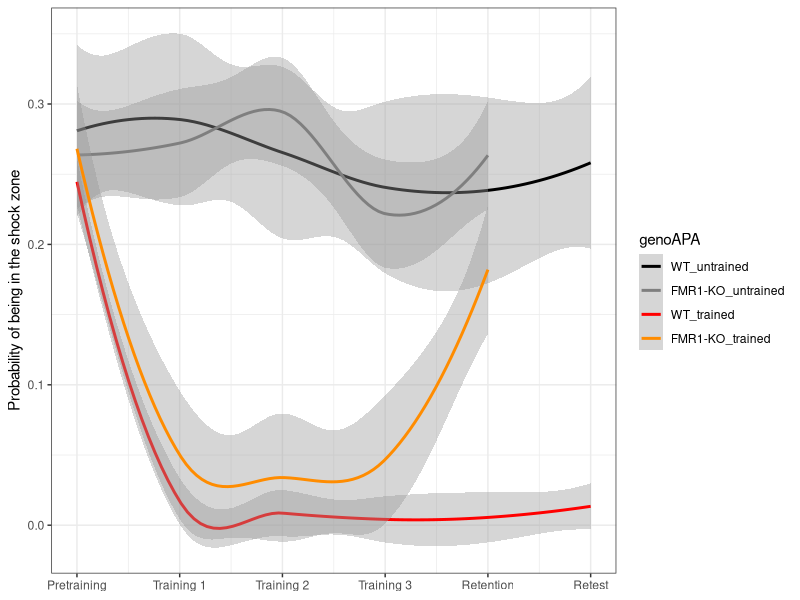
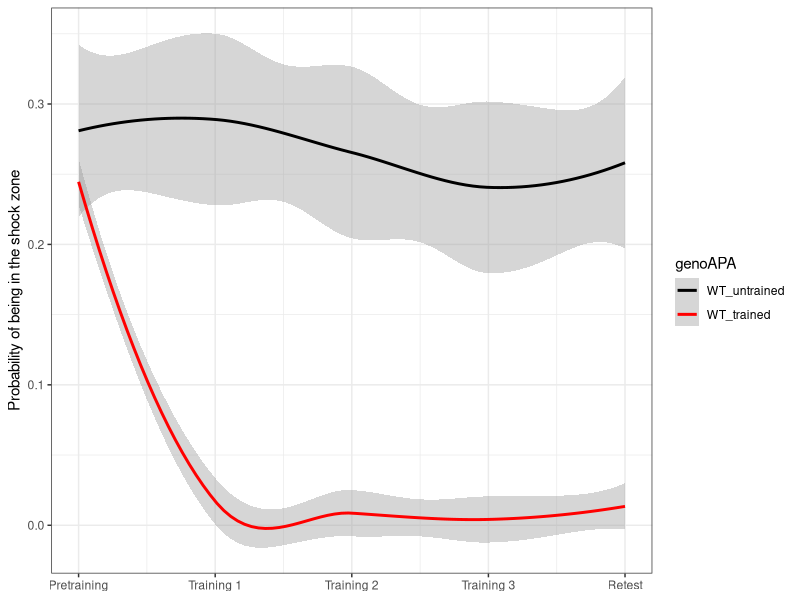
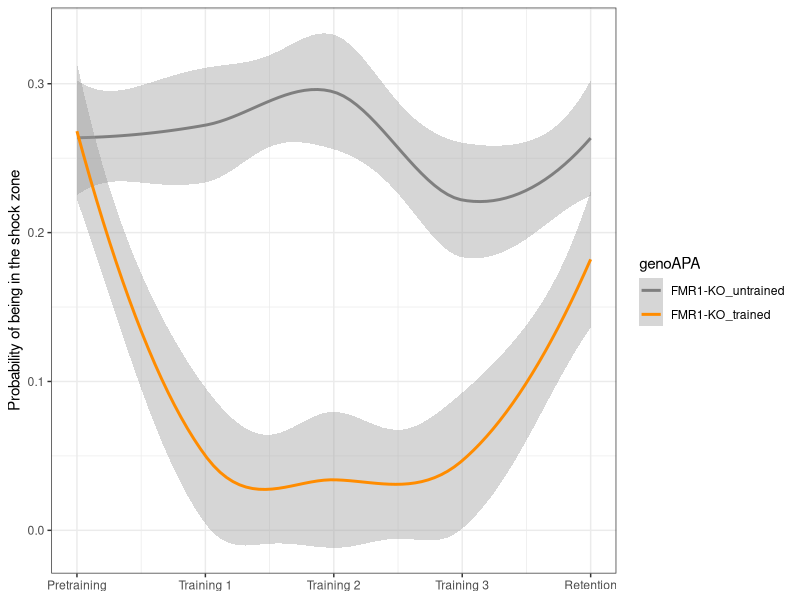
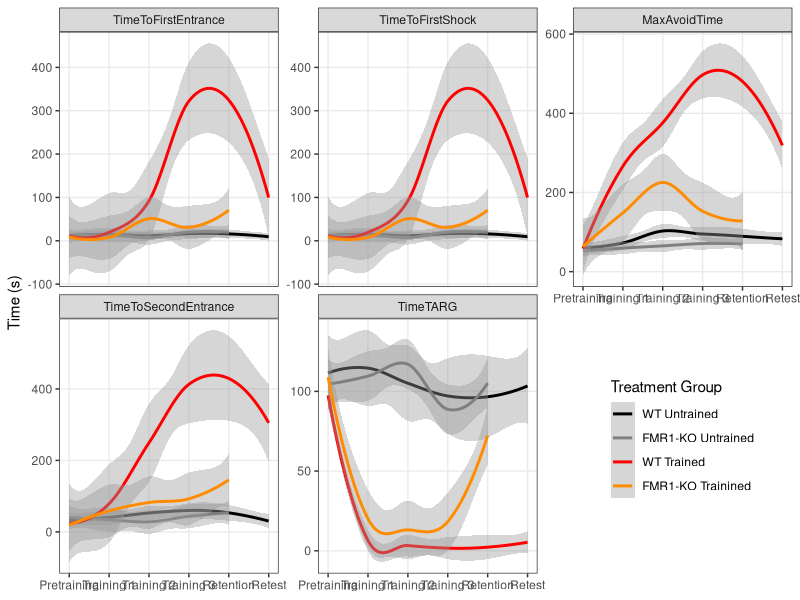
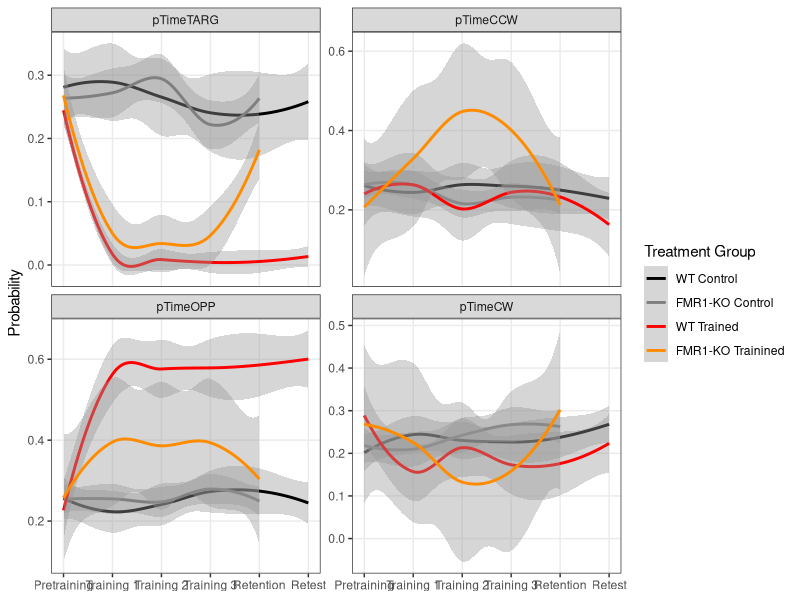
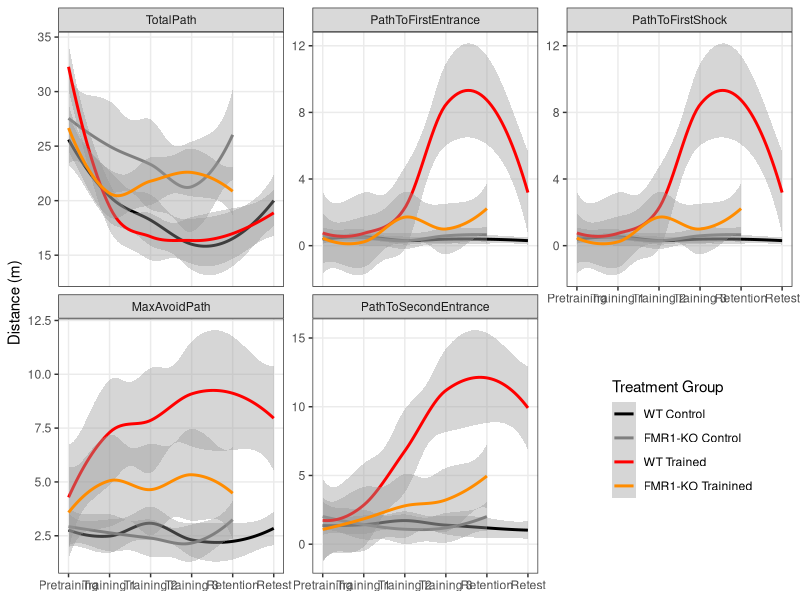
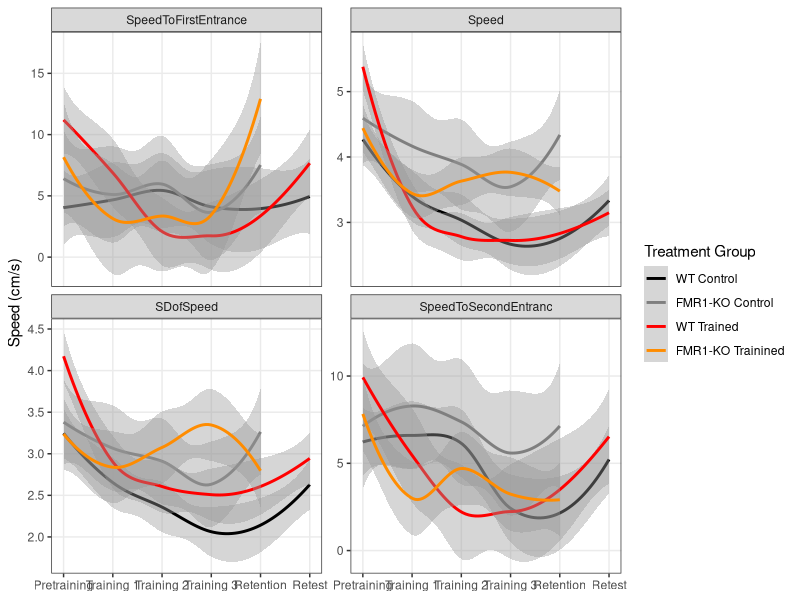

The R script that drew these images, in order: (Note: this script raises an error after producing the figures.)
# Part 1: Reading and analyzing beahvior and physiology data

## load libraries -----
library(dplyr) ## for filtering and selecting rows
library(plyr) ## for renmaing factors
library(ggplot2) ## for awesome plots!
library(reshape2) #@ for melting dataframe
library(ggdendro) ## for dendrograms!!
library(cowplot) ## for easy modification to themes

## wrangle the raw wt and fmr1 dataframes ----

## read the data 
setwd("~/Github/qPCR-mouse/Rayna/2013/data")
wt <- read.csv("01_WTbehavephys.csv", header=TRUE, stringsAsFactors = FALSE, na.strings = c("", "ND", "N/A"))
fmr1 <- read.csv("01_FMR1behavephys.csv", header=TRUE, stringsAsFactors = FALSE, na.strings = c("", "ND", "N/A"))

## fixing columns both fmr1 and wt are as equivilent as possible
wt$filename <- as.character(paste(wt$filename, wt$X, sep="_")) ## mgerge 2 columns 

## delete obsolete columns
wt$X <- NULL 
wt$X.1 <- NULL
fmr1$X <- NULL
wt$next. <- NULL
fmr1$next. <- NULL
fmr1$PopSpike.max........mV. <- NA  ## add column
fmr1$PospSpike.Probability <- NA  ## add column
fmr1 <- fmr1[-c(75:80), ] ## removing rows
names(wt)
names(fmr1)


## create ind column with a animal name that matches qpcr (e.g "FMR1 AB" or "BL 19")
wt$ind <- wt$filename
head(wt$ind)
wt$ind <- gsub("[[:blank:]]*bl", "BL ", wt$ind) ##removed blank space then changes bl1... to BL 1...
wt$ind <- gsub("D[[:print:]]*", "", wt$ind) ## deletes the D (for Day) and everythign thereafter
wt$ind

fmr1$ind <- fmr1$filename
fmr1$ind <- gsub("RoomTrack_", "", fmr1$ind) ##remove RommTrack_"
fmr1$ind <- gsub("fmr1", "FMR1 ", fmr1$ind) ## changes to FMR1
fmr1$ind <- gsub("frm1", "FMR1 ", fmr1$ind) ## because one was typed wrong
fmr1$ind <- gsub("wildtype", "BL ", fmr1$ind) ## that one wildtype sample name
fmr1$ind <- gsub("_[ptr][[:print:]]*", "", fmr1$ind) ##deletes the rest of the filename
fmr1 <- filter(fmr1, !grepl("wildtypeA", filename ))  ## remove the 1 wildtype ind
fmr1$ind



## rename columns
names(wt)[3] <- "TotalTime"
names(wt)[4] <- "TotalPath"
names(wt)[5] <- "Entrances"
names(wt)[6] <- "TimeToFirstEntrance"
names(wt)[7] <- "PathToFirstEntrance"
names(wt)[8] <- "SpeedToFirstEntrance"
names(wt)[9] <- "EntrancePerDistance"
names(wt)[10] <- "TotalShocks"
names(wt)[11] <- "TimeToFirstShock"
names(wt)[12] <- "PathToFirstShock"
names(wt)[13] <- "Speed"
names(wt)[14] <- "SDofSpeed"
names(wt)[15] <- "LineArity"
names(wt)[16] <- "MaxAvoidTime"
names(wt)[17] <- "MaxAvoidPath"
names(wt)[18] <- "TimeToSecondEntrance"
names(wt)[19] <- "PathToSecondEntrance"
names(wt)[20] <- "SpeedToSecondEntranc"
names(wt)[21] <- "TimeTARG"
names(wt)[22] <- "pTimeTARG"
names(wt)[23] <- "pTimeCCW"
names(wt)[24] <- "pTimeOPP"
names(wt)[25] <- "pTimeCW"
names(wt)[26] <- "RayleigLength"
names(wt)[27] <- "RayleigAngle"
names(wt)[28] <- "PolarAveVal"
names(wt)[29] <- "PolarSdVal"
names(wt)[30] <- "PolarMinVal"
names(wt)[31] <- "PolarMinBin"
names(wt)[32] <- "MinLoBin"
names(wt)[33] <- "MinHiBin"
names(wt)[34] <- "PolarMaxVal"
names(wt)[35] <- "PolarMaxBin"
names(wt)[36] <- "MaxLoBin"
names(wt)[37] <- "MaxHiBin"
names(wt)[38] <- "AnnularMinVal"
names(wt)[39] <- "AnnularMinBin"
names(wt)[40] <- "AnnularMaxVal"
names(wt)[41] <- "AnnularMaxBin"
names(wt)[42] <- "AnnularAvg"
names(wt)[43] <- "AnnularSD"
names(wt)[44] <- "AnnularSkewnes"
names(wt)[45] <- "AnnularKurtosis"
names(wt)[46] <- "ind_bad"
names(wt)[47] <- "genotype_bad"
names(wt)[48] <- "APA"
names(wt)[49] <- "TotalLocomotorActivity"
names(wt)[50] <- "LastLocomotorActivity"
names(wt)[51] <- "TotalPunishment"
names(wt)[53] <- "LastPunishment"
names(wt)[54] <- "LastTotalEntrances"
names(wt)[55] <- "T1Retention"
names(wt)[56] <- "T2Retention"
names(wt)[57] <- "IO_Max"
names(wt)[58] <- "LTP_Baseline"
names(wt)[59] <- "LTP_Baseline_SD"
names(wt) # check all good

## do same for fmr1
names(fmr1)[3] <- "TotalTime"
names(fmr1)[4] <- "TotalPath"
names(fmr1)[5] <- "Entrances"
names(fmr1)[6] <- "TimeToFirstEntrance"
names(fmr1)[7] <- "PathToFirstEntrance"
names(fmr1)[8] <- "SpeedToFirstEntrance"
names(fmr1)[9] <- "EntrancePerDistance"
names(fmr1)[10] <- "TotalShocks"
names(fmr1)[11] <- "TimeToFirstShock"
names(fmr1)[12] <- "PathToFirstShock"
names(fmr1)[13] <- "Speed"
names(fmr1)[14] <- "SDofSpeed"
names(fmr1)[15] <- "LineArity"
names(fmr1)[16] <- "MaxAvoidTime"
names(fmr1)[17] <- "MaxAvoidPath"
names(fmr1)[18] <- "TimeToSecondEntrance"
names(fmr1)[19] <- "PathToSecondEntrance"
names(fmr1)[20] <- "SpeedToSecondEntranc"
names(fmr1)[21] <- "TimeTARG"
names(fmr1)[22] <- "pTimeTARG"
names(fmr1)[23] <- "pTimeCCW"
names(fmr1)[24] <- "pTimeOPP"
names(fmr1)[25] <- "pTimeCW"
names(fmr1)[26] <- "RayleigLength"
names(fmr1)[27] <- "RayleigAngle"
names(fmr1)[28] <- "PolarAveVal"
names(fmr1)[29] <- "PolarSdVal"
names(fmr1)[30] <- "PolarMinVal"
names(fmr1)[31] <- "PolarMinBin"
names(fmr1)[32] <- "MinLoBin"
names(fmr1)[33] <- "MinHiBin"
names(fmr1)[34] <- "PolarMaxVal"
names(fmr1)[35] <- "PolarMaxBin"
names(fmr1)[36] <- "MaxLoBin"
names(fmr1)[37] <- "MaxHiBin"
names(fmr1)[38] <- "AnnularMinVal"
names(fmr1)[39] <- "AnnularMinBin"
names(fmr1)[40] <- "AnnularMaxVal"
names(fmr1)[41] <- "AnnularMaxBin"
names(fmr1)[42] <- "AnnularAvg"
names(fmr1)[43] <- "AnnularSD"
names(fmr1)[44] <- "AnnularSkewnes"
names(fmr1)[45] <- "AnnularKurtosis"
names(fmr1)[46] <- "ind_bad"
names(fmr1)[47] <- "genotype_bad"
names(fmr1)[48] <- "APA"
names(fmr1)[49] <- "TotalLocomotorActivity"
names(fmr1)[50] <- "LastLocomotorActivity"
names(fmr1)[51] <- "TotalPunishment"
names(fmr1)[53] <- "LastPunishment"
names(fmr1)[54] <- "LastTotalEntrances"
names(fmr1)[55] <- "T1Retention"
names(fmr1)[56] <- "T2Retention"
names(fmr1)[57] <- "IO_Max"
names(fmr1)[58] <- "LTP_Baseline"
names(fmr1)[59] <- "LTP_Baseline_SD"

## add columns genotype (easier for wt df than for fmr1 df)
wt$genotype <- as.factor("WT")
fmr1$genotype <- ifelse(grepl("fmr1|frm1",fmr1$filename),'FMR1-KO','WT')
fmr1$genotype <- as.factor(fmr1$genotype)

## binding, clearning, filtering, renaming, adding conditions ----

wtfmr1 <- rbind(wt, fmr1) ## combine the datasets into one
wtfmr1 <- filter(wtfmr1, grepl("Room", filename)) ## remove non-data rows
str(wtfmr1)

## making strings factors
wtfmr1$ind <- as.factor(wtfmr1$ind)  
wtfmr1$APA <- as.factor(wtfmr1$APA) 

## making a bunch of columns numeric
wtfmr1[, c(3:45, 49:56, 58:59)] <- sapply(wtfmr1[, c(3:45, 49:56, 58:59)], as.numeric)
str(wtfmr1)

## add column session with APA information
wtfmr1$session <- ifelse(grepl("pretraining|pretrain|Hab", wtfmr1$filename), "pretraining", 
                     ifelse(grepl("training1|Train1", wtfmr1$filename), "training1",
                            ifelse(grepl("training2|Train2", wtfmr1$filename), "training2",
                                   ifelse(grepl("training3|Train3", wtfmr1$filename), "training3",
                                          ifelse(grepl("retention|reten", wtfmr1$filename), "retention", 
                                                 ifelse(grepl("Retest", wtfmr1$filename), "retest", "NA"))))))

wtfmr1$session  ## check that all names good with no NAs                                 
wtfmr1$session <- as.factor(wtfmr1$session)  
wtfmr1$session <- factor(wtfmr1$session, levels = c("pretraining", "training1", "training2", "training3", "retention", "retest"))

### separate out the summary columns and clean up / wrangle ----
summary <- filter(wtfmr1, session %in% c("retention", "retest"))
summary <- summary[c(60:61,48,62,49:59,1)] #select and reorder columns, so animal first
names(summary)
str(summary)

## rename APA to match qpcr data
#summary$APA <- revalue(summary$APA, c("untrained" = "control"))  # using "untrained" is more informative than control
summary$APA <- factor(summary$APA, levels = c("untrained", "trained"))
summary$APA

## making a bunch of columns numeric
summary$IO_Max <- gsub("%", "", summary$IO_Max) #remove the percent sign
summary[, c(5:15)] <- sapply(summary[, c(5:15)], as.numeric)

## create genoAPA column
summary$genoAPA <- summary$genoAPA <- as.factor(paste(summary$genotype,summary$APA, sep="_"))
summary$genoAPA <- factor(summary$genoAPA, levels = c("WT_untrained", "FMR1-KO_untrained", "WT_trained", "FMR1-KO_trained"))
summary$genoAPA

### improve indiviual session dataframe ----
str(wtfmr1)
wtfmr1 <- wtfmr1[c(60:61,62,1:45)]  # removes summary columns

##create APA dataframe to add APA to wtfrm1
APA <-  summary[c(1:3)] 
wtfmr1 <- left_join(wtfmr1,APA) 
tail(wtfmr1)

## create columns for genotype*APA, genotype*APA*session, and genotype*APA*session*IND
wtfmr1$genoAPA <- wtfmr1$genoAPA <- as.factor(paste(wtfmr1$genotype,wtfmr1$APA, sep="_"))
wtfmr1$genoAPA <- factor(wtfmr1$genoAPA, levels = c("WT_untrained", "FMR1-KO_untrained", "WT_trained", "FMR1-KO_trained"))
wtfmr1$genoAPAsession <- as.factor(paste(wtfmr1$genoAPA, wtfmr1$session, sep="_")) #create genoAPAsession column
wtfmr1$genoAPAsessionInd <- as.factor(paste(wtfmr1$genoAPAsession, wtfmr1$ind, sep="_")) #create genoAPAsessionInd column
head(wtfmr1)
names(wtfmr1)

# reorders dataframe
wtfmr1 <- wtfmr1[c(1:4,49:52,5:48)]  
names(wtfmr1)

### melt the wtfmr1 df to make long for graphics
wtfmr1_long <- melt(wtfmr1, id=c("ind","genotype", "APA", "session", "genoAPA", "genoAPAsession", "genoAPAsessionInd", "filename"))
wtfmr1_long$value <- as.numeric(wtfmr1_long$value)
str(wtfmr1_long)
head(wtfmr1_long)

#write.csv(wtfrm1, "wtfmr1_forMaddy.csv", row.names = F)
#write.csv(wtfrm1, "wtfmr1_forMaddy.csv", row.names = F)


### Beahvior ggplots!!! -----
## create the color palette
FentonPalette <- c('black','grey50','red','darkorange')
WTPalette <- c('black','red')
FMR1Palette <- c('grey50','darkorange')
colorvalAPA11 <-  c("WT" = "#bf5700", "FMR1-KO" = "#54278f", "FMR1-KO_trained" = "#ca0020","WT_trained" = "#ca0020",  "FMR1-KO_untrained" = "#404040","WT_untrained" = "#404040" )
colorvalgenoAPA <-  c("FMR1-KO_trained" = "#54278f","WT_trained" = "#bf5700",  "FMR1-KO_untrained" = "#9e9ac8","WT_untrained" = "#fe9929" )

 
dodge <- position_dodge(.3)


## this plot is no longer legit because of the retention/retest problem
ggplot(wtfmr1, aes(as.numeric(x=session), y=pTimeTARG, color=genoAPA)) + 
  stat_smooth() + theme_bw() + scale_colour_manual(values=FentonPalette) + 
  scale_y_continuous(name="Probability of being in the shock zone") + 
  scale_x_continuous(name =NULL, 
                     breaks = c(1, 2, 3, 4, 5, 6),
                     labels=c("1" = "Pretraining", "2" = "Training 1", 
                              "3" = "Training 2", "4" = "Training 3", 
                              "5" = "Retention", "6" = "Retest")) 


filter(wtfmr1, genotype == "WT") %>%
  droplevels() %>%
  ggplot(aes(as.numeric(x=session), y=pTimeTARG, color=genoAPA)) + 
  stat_smooth() + theme_bw() + scale_colour_manual(values=WTPalette) + 
  scale_y_continuous(name="Probability of being in the shock zone") + 
  scale_x_continuous(name =NULL, 
                     labels=c("1" = "Pretraining", "2" = "Training 1", 
                              "3" = "Training 2", "4" = "Training 3", 
                              "5" = "Retest"))

filter(wtfmr1, genotype != "WT") %>%
  droplevels() %>%
  ggplot(aes(as.numeric(x=session), y=pTimeTARG, color=genoAPA)) + 
  stat_smooth() + theme_bw() + scale_colour_manual(values=FMR1Palette) + 
  scale_y_continuous(name="Probability of being in the shock zone") + 
  scale_x_continuous(name =NULL, 
                     labels=c("1" = "Pretraining", "2" = "Training 1", 
                              "3" = "Training 2", "4" = "Training 3", 
                              "5" = "Retention"))

## Plots of time in seconds: saved as 1_TimeMeasures
wtfmr1_long %>% 
  filter(grepl("Time", variable)) %>% 
  filter(!grepl("TotalTime|pTime", variable)) %>% 
  ggplot(aes(as.numeric(x=session), y=value, color=genoAPA)) +
  stat_smooth() + facet_wrap(~variable, scales = "free_y") +
  scale_y_continuous(name="Time (s)") + 
  scale_x_continuous(name =NULL, 
                     breaks = c(1, 2, 3, 4, 5, 6),
                     labels=c("1" = "Pretraining", "2" = "Training 1", 
                              "3" = "Training 2", "4" = "Training 3", 
                              "5" = "Retention", "6" = "Retest")) +
  scale_colour_manual(values=FentonPalette, name="Treatment Group",
                      labels=c("WT Untrained", "FMR1-KO Untrained", "WT Trained", "FMR1-KO Trainined")) +
  theme_bw() + 
  theme(panel.grid.minor = element_blank(), legend.position = c(0.85, 0.25))

## Plots of pTime (probability): saved as 1_TimeProbability
wtfmr1_long %>% filter(grepl("pTime", variable)) %>% 
  ggplot(aes(as.numeric(x=session), y=value, color=genoAPA)) +
  stat_smooth() + facet_wrap(~variable, scales = "free_y") +
  scale_y_continuous(name="Probability") + 
  scale_x_continuous(name =NULL, 
                     breaks = c(1, 2, 3, 4, 5, 6),
                     labels=c("1" = "Pretraining", "2" = "Training 1", 
                              "3" = "Training 2", "4" = "Training 3", 
                              "5" = "Retention", "6" = "Retest")) +
  scale_colour_manual(values=FentonPalette, name="Treatment Group",
                      labels=c("WT Control", "FMR1-KO Control", "WT Trained", "FMR1-KO Trainined")) +
  theme_bw() + 
  theme(panel.grid.minor = element_blank())

## Plots of path (distance): saved as 1_Path
wtfmr1_long %>% filter(grepl("Path", variable)) %>% 
  ggplot(aes(as.numeric(x=session), y=value, color=genoAPA)) +
  stat_smooth() + facet_wrap(~variable, scales = "free_y") +
  scale_y_continuous(name="Distance (m)") + 
  scale_x_continuous(name =NULL, 
                     breaks = c(1, 2, 3, 4, 5, 6),
                     labels=c("1" = "Pretraining", "2" = "Training 1", 
                              "3" = "Training 2", "4" = "Training 3", 
                              "5" = "Retention", "6" = "Retest")) +
  scale_colour_manual(values=FentonPalette, name="Treatment Group",
                      labels=c("WT Control", "FMR1-KO Control", "WT Trained", "FMR1-KO Trainined")) +
  theme_bw() + 
  theme(panel.grid.minor = element_blank(), legend.position = c(0.85, 0.25))

## Plots of speed: saved as 1_Speed
wtfmr1_long %>% 
  filter(grepl("Speed|speed", variable))%>% 
  ggplot(aes(as.numeric(x=session), y=value, color=genoAPA)) +
  stat_smooth() + facet_wrap(~variable, scales = "free_y") +
  scale_y_continuous(name="Speed (cm/s)") + 
  scale_x_continuous(name =NULL, 
                     breaks = c(1, 2, 3, 4, 5, 6),
                     labels=c("1" = "Pretraining", "2" = "Training 1", 
                              "3" = "Training 2", "4" = "Training 3", "5" = "Retention", "6" = "Retest")) +
  scale_colour_manual(values=FentonPalette, name="Treatment Group",
                      labels=c("WT Control", "FMR1-KO Control", "WT Trained", "FMR1-KO Trainined")) +
  theme_bw() + 
  theme(panel.grid.minor = element_blank())

## Other Plots of speed: Rayleight, Polar, Annular Stuff : Saved as 1-Other
wtfmr1_long %>% 
  filter(grepl("Rayleigh|Polar|Annular", variable)) %>% 
  ggplot(aes(as.numeric(x=session), y=value, color=genoAPA)) +
  stat_smooth() + facet_wrap(~variable, scales = "free_y") +
  scale_y_continuous(name=NULL) + 
  scale_x_continuous(name =NULL, 
                     labels=c("1" = "Pretraining", "2" = "Training 1", 
                              "3" = "Training 2", "4" = "Training 3", "5" = "Retention")) +
  scale_colour_manual(values=FentonPalette, name="Treatment Group",
                      labels=c("WT Control", "FMR1-KO Control", "WT Trained", "FMR1-KO Trainined")) +
  theme_bw() + 
  theme(panel.grid.minor = element_blank(),legend.position = c(0.775, 0.125))

### Favorite that show leanring diffs
## saved as 1-behaviorplots
wtfmr1_long %>% 
  filter(grepl("pTimeTARG|PathToFirstEntrance|PathToSecondEntrance", variable))%>% 
  ggplot(aes(as.numeric(x=session), y=value, color=genoAPA)) +
  stat_smooth() + facet_wrap(~variable, scales = "free_y") +
  scale_y_continuous(name="Value different for each variable") + 
  scale_x_continuous(name =NULL, 
                     breaks = c(1, 2, 3, 4, 5, 6),
                     labels=c("1" = "Pretraining", "2" = "Training 1", 
                              "3" = "Training 2", "4" = "Training 3", "5" = "Retention", "6" = "Retest")) +
  scale_colour_manual(values=FentonPalette, name="Treatment Group",
                      labels=c("WT Control", "FMR1-KO Control", "WT Trained", "FMR1-KO Trainined")) +
  theme_bw() + 
  theme(panel.grid.minor = element_blank())


### Electrophysiology melting and graphing!!! ---- 

## first, melt the data
head(summary)
summary_long <- melt(summary, id=c("ind","genotype", "APA", "session", "filename", "genoAPA"))
summary_long$value <- as.numeric(summary_long$value)
str(summary_long)

## plot all the summary_long data!: saved as 1-SummaryValues
summary_long %>%
  filter(grepl("IO_Max|LTP_Baseline", variable))%>% 
  filter(!grepl("LTP_Baseline_SD", variable))%>% 
  ggplot(aes(x=genoAPA, y=value, color=genoAPA)) +
  geom_boxplot() +  facet_wrap(~variable, scales = "free_y") +
  theme_bw() +
  scale_y_continuous(name=NULL) + 
  scale_x_discrete(name=NULL) + 
  scale_colour_manual(values=FentonPalette, name="Treatment Group",
                      labels=c("WT Control", "FMR1-KO Control", "WT Trained", "FMR1-KO Trainined")) +
  theme_bw() + 
  theme(panel.grid.minor = element_blank(),
        axis.text.x = element_blank(), 
        axis.ticks = element_blank())

### Correlation plot 1 : all data for individuals ----

## first, make the data a matrix with genoAPAsessionInd as the row names
wtfmr1_matrix <- wtfmr1    #create new dataframe
rownames(wtfmr1_matrix) <- wtfmr1_matrix$genoAPAsessionInd     # set $genoAPAsessionInd as rownames
names(wtfmr1_matrix)
wtfmr1_matrix <- wtfmr1_matrix[-c(1:8,10)] #delete all non-numeric columns and TotalTime
head(wtfmr1_matrix)
str(wtfmr1_matrix)

## next, compute a correlation matrix and melt
wtfmrt_cormat <- round(cor(wtfmr1_matrix),2) # compute correlations
wtfmrt_cormatlong <- melt(wtfmrt_cormat) # melt
head(wtfmrt_cormatlong)

## heatmap NOT clustered!!! # Saved as 1-beahvheatmap-ind
ggplot(data = wtfmrt_cormatlong, aes(x=Var1, y=Var2, fill=value)) + 
  geom_tile(color = "white")+
  scale_fill_gradient2(low = "turquoise4", high = "tan4", mid = "white", 
                       midpoint = 0, limit = c(-1,1), space = "Lab", 
                       name="Pearson\nCorrelation") +
  theme_minimal()+ # minimal theme
  theme(axis.text.x = element_text(angle = 45, vjust = 1, 
                                   size = 10, hjust = 1)) +
  scale_x_discrete(name="") +
  scale_y_discrete(name="") 


### Correlation plot 2 : data averaged first by group ----

## create matrix with genoAPAsession average values
wtfmr1_matrix_avg <- wtfmr1    #create new dataframe
names(wtfmr1_matrix_avg)
wtfmr1_matrix_avg <- wtfmr1_matrix_avg[-c(1:6,8:10,51:52)] #delete p.miss, TotalTime and non-numeric columns EXCEPT genoAPAsession

wtfmr1_matrix_avg <- wtfmr1_matrix_avg %>% 
  group_by(genoAPAsession) %>%
  dplyr::summarise_each(funs(mean))
wtfmr1_matrix_avg <- as.data.frame(wtfmr1_matrix_avg)
rownames(wtfmr1_matrix_avg) <- wtfmr1_matrix_avg$genoAPAsession  # set $genoAPAsession as rownames
wtfmr1_matrix_avg[1] <- NULL
head(wtfmr1_matrix_avg)

## next, compute a correlation matrix and melt
wtfmr1_matrix_avg_cormat <- round(cor(wtfmr1_matrix_avg),2) # compute correlations
head(wtfmr1_matrix_avg_cormat)
wtfmr1_matrix_avg_cormatlong <- melt(wtfmr1_matrix_avg_cormat) # melt
head(wtfmr1_matrix_avg_cormatlong)

## heatmap clustered!!! # Saved as 1-heatmap-group
ggplot(data = wtfmr1_matrix_avg_cormatlong, aes(x=Var1, y=Var2, fill=value)) + 
  geom_tile(color = "white")+
  scale_fill_gradient2(low = "turquoise4", high = "tan4", mid = "white", 
                       midpoint = 0, limit = c(-1,1), space = "Lab", 
                       name="Pearson\nCorrelation") +
  theme_minimal()+ # minimal theme
  theme(axis.text.x = element_text(angle = 45, vjust = 1, 
                                   size = 10, hjust = 1)) +
  scale_x_discrete(name="") +
  scale_y_discrete(name="") 



### Not used but useful single plots ----

## simple box plot faceted by genotype colored by genotype
ggplot(data = wtfmr1, aes(x = session, y = TimeToFirstEntrance, fill=genoAPA)) +
  geom_boxplot() + facet_wrap( ~ genoAPA)
## simple box plot colored by genotype
ggplot(data = wtfmr1, aes(x = session, y = TimeToSecondEntrance, by=genoAPA, fill=genoAPA)) +
  geom_boxplot()
## line plots for every individual shown individually
ggplot(data=wtfmr1, aes(as.numeric(x=session), y=pTimeTARG, by=ind, color=genoAPA)) +
  geom_line() + facet_wrap( ~ ind)
## line plots for every individual shown by group
ggplot(data=wtfmr1, aes(as.numeric(x=session), y=TimeToSecondEntrance, by=ind, color=genoAPA)) +
  geom_line() + facet_wrap( ~ genoAPA)
## line plots for every individual shown by group colored by individual
ggplot(data=wtfmr1, aes(as.numeric(x=session), y=PathToSecondEntrance, by=ind, color=ind)) +
  geom_line() + facet_wrap(~ genoAPA) 
## Time to 2nd entrance of 4 groups by session stat smooth
ggplot(data=wtfmr1, aes(as.numeric(x=session), y=TimeToSecondEntrance, color=genoAPA)) + 
  stat_smooth() + # plots line with confidence interval
  scale_y_continuous(name="Time to 2nd Entrance (s)") + # renames x axis
  scale_x_continuous(name =NULL, #removed y axis label
                     breaks=c(1, 2, 3, 4, 5, 6),
                     labels=c("1" = "Pretraining", "2" = "Training 1",  # renmaes x axis labeles
                              "3" = "Training 2", "4" = "Training 3", "5" = "Retention", "6" = "Retest")) +
  scale_colour_manual(values=FentonPalette, name="Treatment Group", # says use color palete, rename legend
                      labels=c("WT Control", "FMR1-KO Control", "WT Trained", "FMR1-KO Trainined")) + 
  theme_bw() # removes grey background

## some statistics ----
lm1 = lm(data=wtfmr1, TimeToSecondEntrance~genoAPA+session+genoAPA:session)
summary(lm1)
xtabs(data=wtfmr1, ~genoAPA+session)
anova(lm1)



### now with different behavior plot
wtfmr1Num <- wtfmr1
wtfmr1Num$sessionNum <- ifelse(grepl("pretraining", wtfmr1$session), "1", 
                                     ifelse(grepl("training1", wtfmr1$session), "2",
                                            ifelse(grepl("training2", wtfmr1$session), "3",
                                                   ifelse(grepl("training3", wtfmr1$session), "4", 
                                                          ifelse(grepl("retention", wtfmr1$session), "5", 
                                                                 ifelse(grepl("retest", wtfmr1$session), "5", NA))))))
wtfmr1Num$sessionNum <- as.numeric(as.character(wtfmr1Num$sessionNum))
wtfmr1NumSummary <- dplyr::summarise(group_by(wtfmr1Num, genotype, APA, genoAPA, sessionNum), m = mean(Entrances), se = sd(Entrances)/sqrt(length(Entrances)), len = length(Entrances))
wtfmr1NumSummary <- as.data.frame(wtfmr1NumSummary)


numentrances <- wtfmr1NumSummary %>%
  ggplot(aes(x= sessionNum, y=m, shape=genotype)) + 
  geom_errorbar(aes(ymin=m-se, ymax=m+se, color=genoAPA), width=.1) +
  geom_line(aes(colour=genoAPA)) +
  geom_point(size = 2.5, aes(colour=genoAPA)) +
  scale_color_manual(values = colorvalgenoAPA) +
  scale_y_continuous(name="Number of Entrances",
                     limits = c(0,35)) +
  scale_x_continuous(name = NULL, 
                     breaks = c(1, 2, 3, 4, 5),
                     labels=c("1" = "Hab. ", "2" = "T1", "3" = "T2", 
                              "4" = "T3", "5" = "Reten.")) +
  theme_cowplot(font_size = 8, line_size = 0.25) +
  background_grid(major = "y", minor = "y") +
  #theme( 
  #      legend.position = "top",
  #      legend.title=element_blank(),
  #      legend.justification = c(0.1, 0.8))
  theme(legend.position = "none")
numentrances

pdf(file="../results/1-numentrances.pdf", width=2, height=2.25)
plot(numentrances)
dev.off()
